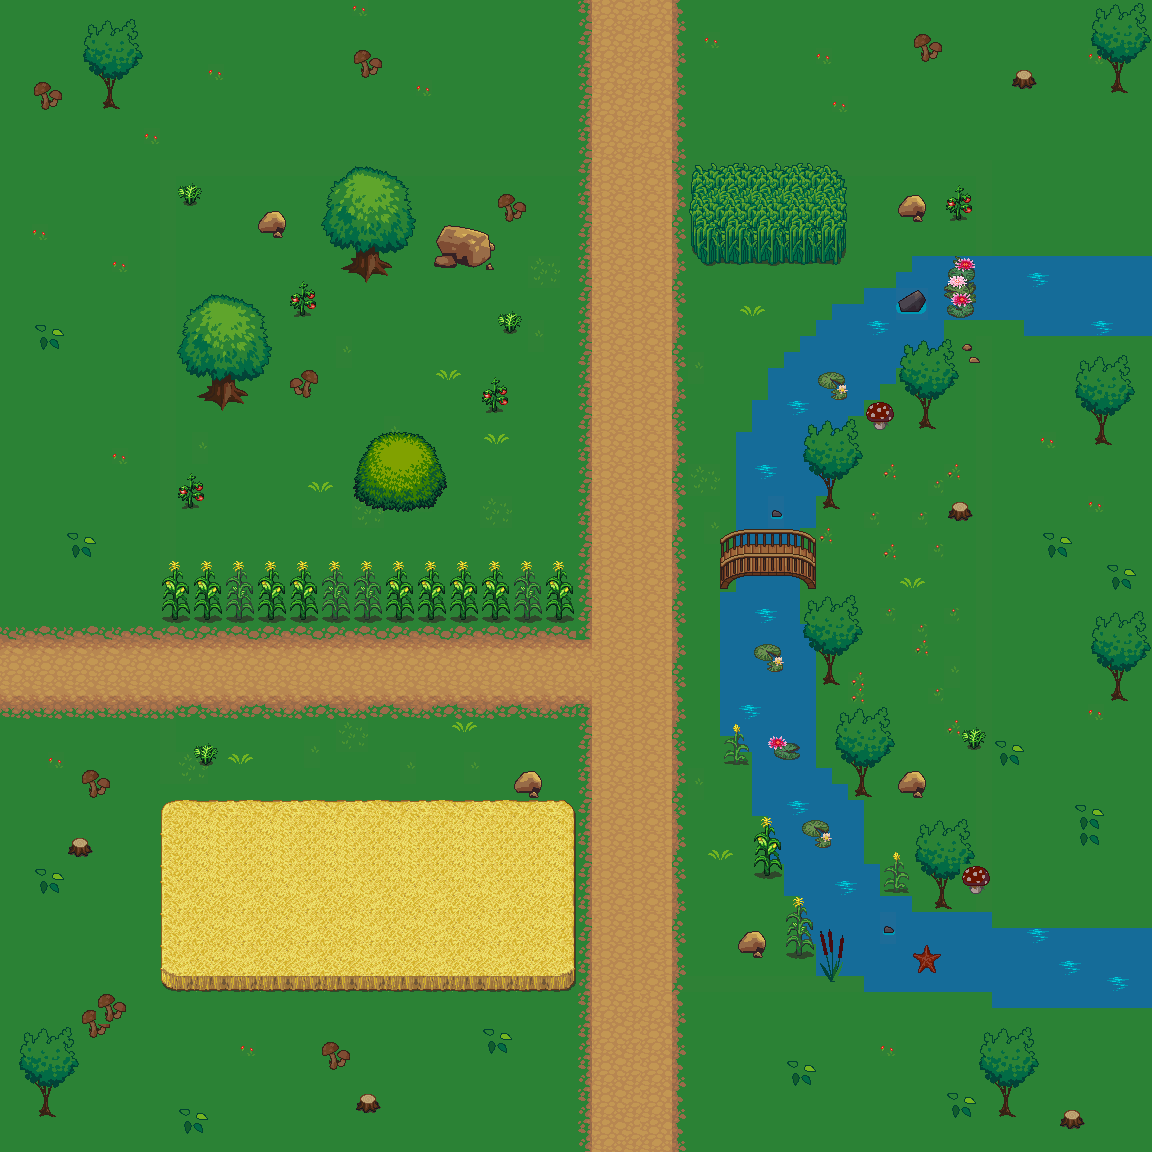

Tiled map render using the project's own tile images. Description and the map definition, with tile-layer contents summarised, below:
An orthogonal 72x72 tile map with 16x16 px tiles, 3 tile layers (Solid, Ground, UI).

<map version="1.2" tiledversion="1.3.3" orientation="orthogonal" renderorder="right-down" width="72" height="72" tilewidth="16" tileheight="16" infinite="0" nextlayerid="4" nextobjectid="1">
 <tileset firstgid="1" name="terrain_atlas" tilewidth="16" tileheight="16" tilecount="4096" columns="64">
  <image source="../terrain_atlas.png" width="1024" height="1024" />
 </tileset>
 <layer id="1" name="Solid" width="72" height="72">
  <data>[5184 cells, 652 non-empty, 79 distinct tile ids]</data>
 </layer>
 <layer id="2" name="Ground" width="72" height="72">
  <data>[5184 cells, 5049 non-empty, 35 distinct tile ids]</data>
 </layer>
 <layer id="3" name="UI" width="72" height="72">
  <data>[5184 cells, 1407 non-empty, 318 distinct tile ids]</data>
 </layer>
</map>
